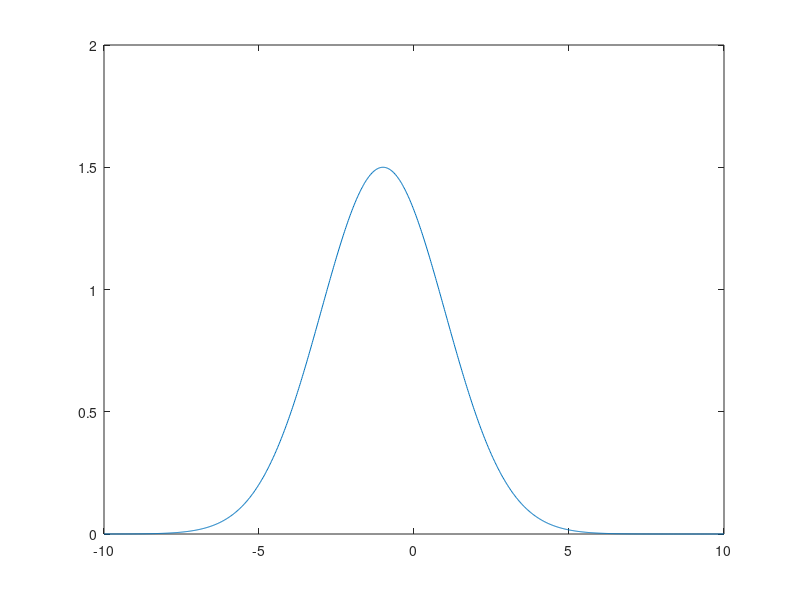

Here is the MATLAB script that generated this plot:
%% sygnał prostokątny

close all; clear; clc;
Fs = 10000;
t = 0:(1/Fs):6;
x = 3*(t>=2 & t<=4);
plot(t,x);
ylim([-0.5, 3.5]);
mean(x)
sum(x.^2)/Fs

%% sygnał trójkątny

close all; clear; clc;
Fs = 100;
t = -4:(1/Fs):4;
x = 3*(1-abs(t)/2).*(abs(t)<2);
plot(t,x);
mean(x)
sum(x.^2)/Fs

%% sygnał harmoniczny
% x(t) = Amp(t)*sin(2*pi*f(t)*t + phi(t));
close all; clear; clc;

Fs = 100;
t = 0:(1/Fs):10;
x = (1+2*(t/10)).*sin(2*pi*t/0.5);
plot(t,x);

%% sinc
% sinc(t) = 1 dla t=0, sin(t)/t dla t!=0
% MatLAB: [sin(pi*t)]/[pi*t]
close all; clear; clc;

t=-5:0.01:5;
x=sinc(t);
plot(t,x);
mean(x)

%% funkcja znaku - sgn (sign)
% -1 dla t<0, 0 dla t=0, 1 dla t>0
close all; clear; clc;

t=-5:0.01:5;
x=sign(t);
plot(t,x);

%% Heaviseade - inaczej f. przyczynowa, startu
% 0 dla t<t0, 1 dla t>= t0
close all; clear; clc;

t=-5:0.01:5;
x=(t>=0);
plot(t,x);

%% Delta Diraca
close all; clear; clc;

t=-5:0.01:5;
x=(t==0);
plot(t,x);

%% sza, grzebieniowa
close all; clear; clc;

t=-5:0.01:5;
x=(mod(t,1)==0);
y=sinc(0.7*t);
plot(t,x.*y);

%% grzebieniowa z krokiem niebędącym liczbą całk.
close all; clear; clc;

t = -5:0.01:5;
t2 = -500:1:500;
x = (mod(t,0.1)==0);
x2 = (mod(t2,10)==0);
y = sinc(0.7*t);
plot(t,x2.*y);

%% krzywa Gaussa
close all; clear; clc;

% amp=1.5, sr=-1, odch=2
Fs = 50;
t = -10:(1/Fs):10;
x = 1.5*exp((-((t+1)).^2)/(2*(2.^2)));
plot(t,x);

